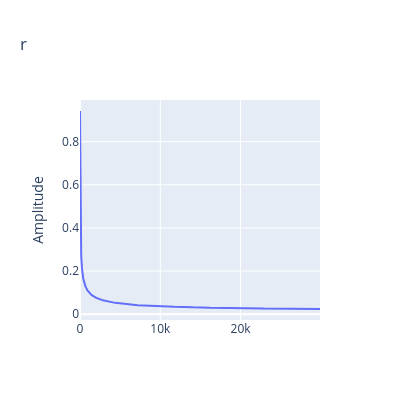

Notebook source saved alongside this figure:
### Code cell
error = np.array([])
for i in range(len(teda.HI)-1):
    error = np.append(error,RMSE(teda.HI[:i+1],teda.HIp[:i+1]))
PlotPLY(y=error)

### Figure 1 — Plotly figure (JSON) as saved in the notebook; plotly's stock layout.template omitted (floating-point values rounded to 4 significant figures; data arrays with more than 128 entries replaced by an {"elided": "..."} marker saying what was removed)
{"data": [{"type": "scatter", "x": {"elided": "29897 int values"}, "xaxis": "x", "y": {"elided": "29897 float values"}, "yaxis": "y"}], "layout": {"height": 400, "title": {"text": "r"}, "width": 400, "xaxis": {"anchor": "y", "domain": [0, 1]}, "yaxis": {"anchor": "x", "domain": [0, 1], "title": {"text": "Amplitude"}}}}
